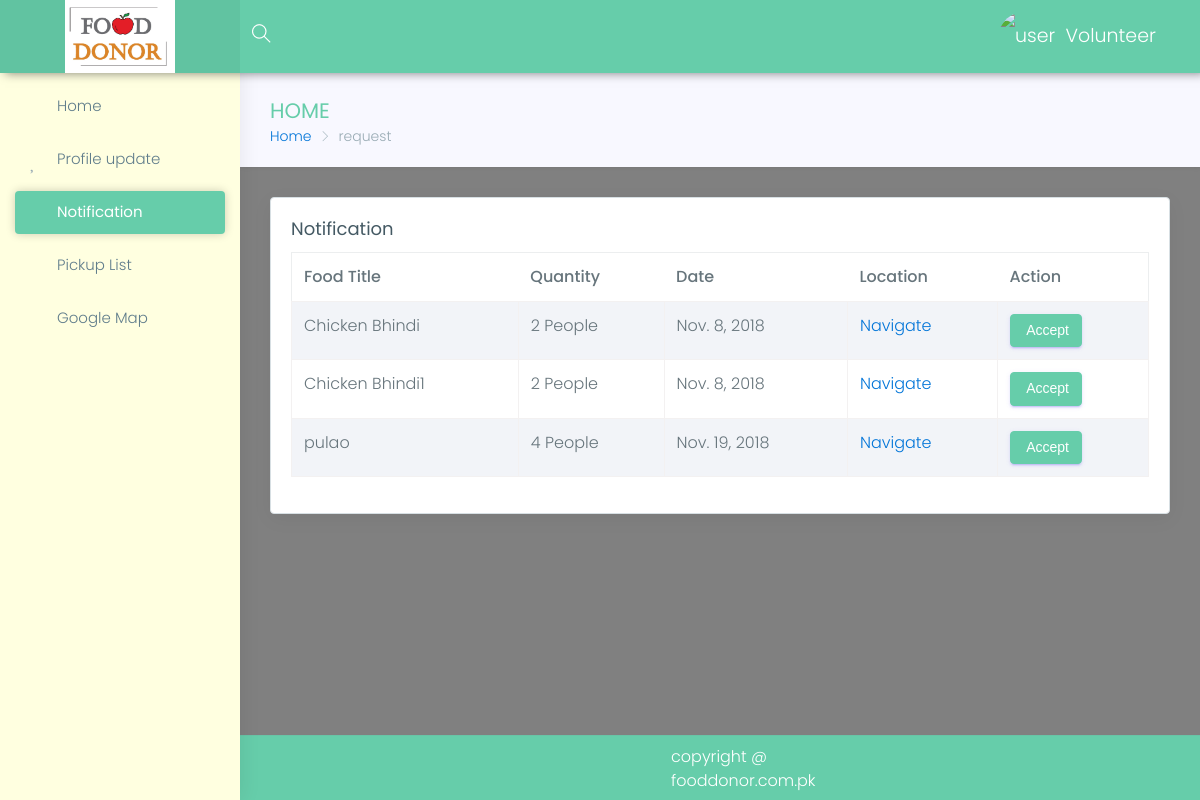
/volunteer/request (signed in), run on the app's committed database.
### donor/models.py (models this page shows, shortened)
class Food(models.Model):
    donor=models.ManyToManyField(Donor)
    food_title=models.CharField(max_length=15,null=False,blank=False,)
    food_type = models.CharField(max_length=15, null=False, blank=False, choices=food_types)
    quantity=models.IntegerField(blank=False)
    delivered_at = models.CharField(max_length=50, default="NAN")
    preparation_date=models.DateField(blank=True,default=now())
    post_date = models.DateField(blank=True, default=now())
    status=models.CharField(choices=choices,max_length=10,default='New Entry')
    location=models.CharField(max_length=200,blank=True,null=True)
    image=models.ImageField(blank=True,null=True)
    volunteer=models.ForeignKey(Volenteer,on_delete=models.SET_NULL,null=True)

### volunteer/views.py (the view)
def request(request):
    if not auth_volunteer(request):
        return redirect('volunteer-profile')
    volunteer=Volenteer.objects.get(user=request.user)
    foods=Food.objects.filter(status='New Entry').exclude(volunteer__isnull=False)
    return render(request, 'volunteer/request.html',{'foods':foods,'volunteer':volunteer})

### volunteer/views.py (called while the page is built)
def auth_volunteer(request):
    volunteer=Volenteer.objects.filter(user=request.user).first()
    if volunteer:
        if volunteer.is_approved:
            return True
        else:
            return False
    else:
        messages.error(request, 'Please login as donor')
        return False

### templates/volunteer/request.html (shortened to what this page needs)
{% extends 'panel-base.html' %}
{% block sidebar %}
            {% include 'volunteer/sidebar.html' %}
        {% endblock %}
{% block bradcrump %}
    <div class="row page-titles">
                    <div class="col-md-5 col-8 align-self-center">
                        <h3 class="text-themecolor">HOME</h3>
                        <ol class="breadcrumb">
                            <li class="breadcrumb-item"><a href="{% url 'volunteer-index' %}">Home</a></li>
                            <li class="breadcrumb-item active">request</li>
                        </ol>
                    </div>
                </div>
{% endblock %}
{% block main %}
                <div class="row">
                    <div class="col-lg-12">
                        <div class="card">
                            <div class="card-block">
                                <h4 class="card-title">Notification</h4>
                                <div class="table-responsive">
                                    <table id="myTable" class="table table-hover table-striped table-bordered">
                                        <thead>
                                            <tr>
                                                <th>Food Title</th>
                                                <th>Quantity</th>
                                                <th>Date</th>
                                                <th>Location</th>
                                                <th>Action</th>
                                            </tr>
                                        </thead>
                                        <tbody>
                                        {% for food in foods %}
                                            <tr>
                                                <td>{{ food.food_title }}</td>
                                                <td>{{ food.quantity }} People</td>
                                                <td>{{ food.post_date }}</td>
                                                <td>
                                                    <a href="{% url 'volunteer-map' %}">Navigate</a>
                                                </td>
                                                <td>
                                                    <button onclick="acceptFun({{ food.id }})" data-toggle="modal" data-target="#acceptModal" class="btn btn-primary"> Accept</button>
                                                </td>
                                            </tr>
                                        {% endfor %}
                                        </tbody>
                                    </table>
                                </div>
                            </div>
                        </div>
                    </div>
                </div>
{% endblock %}

### templates/panel-base.html (shortened to what this page needs)
{% load static %}
<!DOCTYPE html>
<html lang="en">
<head>
    <link href="{% static 'Panel/assets/plugins/bootstrap/css/bootstrap.min.css' %}" rel="stylesheet">
    <link href="{% static 'Panel/assets/plugins/chartist-js/dist/chartist.min.css' %}" rel="stylesheet">
    <link href="{% static 'Panel/assets/plugins/chartist-js/dist/chartist-init.css' %}" rel="stylesheet">
    <link href="{% static 'Panel/assets/plugins/chartist-plugin-tooltip-master/dist/chartist-plugin-tooltip.css' %}" rel="stylesheet">
    <link href="{% static 'Panel/assets/plugins/c3-master/c3.min.css' %}" rel="stylesheet">
    <link href="{% static 'Panel/lite/css/style.css' %}" rel="stylesheet">
    <link href="{% static 'Panel/lite/css/colors/blue.css' %}" id="theme" rel="stylesheet">
    <link rel="stylesheet" type="text/css" href="https://cdn.datatables.net/v/bs4/jq-3.3.1/dt-1.10.18/datatables.min.css"/>
</head>
<body class="fix-header fix-sidebar card-no-border">
    <div id="main-wrapper">
        <header class="topbar">
            <nav class="navbar top-navbar navbar-toggleable-sm navbar-light">
                <div class="navbar-header">
                    <a class="navbar-brand" href="{% url 'donor-index' %}">
                        <b>
                            <img src="{% static "images/Capture.PNG" %}" style="width: 110px" alt="homepage" class="light-logo" />
                        </b>
                    </a>
                </div>
                <div class="navbar-collapse">
                    <ul class="navbar-nav mr-auto mt-md-0">
                        <li class="nav-item hidden-sm-down search-box"> <a class="nav-link hidden-sm-down text-muted waves-effect waves-dark" href="javascript:void(0)"><i class="ti-search"></i></a>
                        </li>
                    </ul>
                    <ul class="navbar-nav my-lg-0">
                        <li class="nav-item dropdown">
                            <a href="" class="link" data-toggle="tooltip" title="Email"><i class="mdi mdi-gmail" style="
                                     margin-right: 46px;"></i></a>
                            <a class="nav-link dropdown-toggle text-muted waves-effect waves-dark" href="" data-toggle="dropdown" aria-haspopup="true" aria-expanded="false"><img src="{{ request.session.pic }}" alt="user" class="profile-pic m-r-10" />{{ user.first_name }}</a>
                        <a href="/home/logout" class="link" data-toggle="tooltip" title="Logout"><i class="mdi mdi-power"></i></a>
                        </li>
                    </ul>
                </div>
            </nav>
        </header>
        {% block sidebar %}
        {% endblock %}
        <div class="page-wrapper">
            <div class="container-fluid" style="padding-top: 0px;">
                {% block bradcrump %}{% endblock %}
                {% block main %}{% endblock %}
            </div>
            <footer class="footer"> copyright @ fooddonor.com.pk </footer>
        </div>
    </div>
</body>
</html>

### home/static/Panel/lite/css/colors/blue.css (style rules this page uses)
.topbar { background: #66CDAA; }
.topbar .navbar-header { background: rgba(0, 0, 0, 0.05); }
.topbar .top-navbar .navbar-header .navbar-brand .light-logo { display: inline-block; color: rgba(255, 255, 255, 0.8); }
.topbar .navbar-light .navbar-nav .nav-item > a.nav-link { color: #ffffff !important; }
.text-themecolor { color: #66CDAA !important; }

### templates/panel-base.html (style rules this page uses)
.footer { padding: 9px 431px !important; }

### data on the page
Food: food_title "Chicken Bhindi", quantity "2", post_date "Nov. 8, 2018"
Food: food_title "Chicken Bhindi1", quantity "2", post_date "Nov. 8, 2018"
Food: food_title "pulao", quantity "4", post_date "Nov. 19, 2018"

### other printed values
{{ user.first_name }} "Volunteer"
